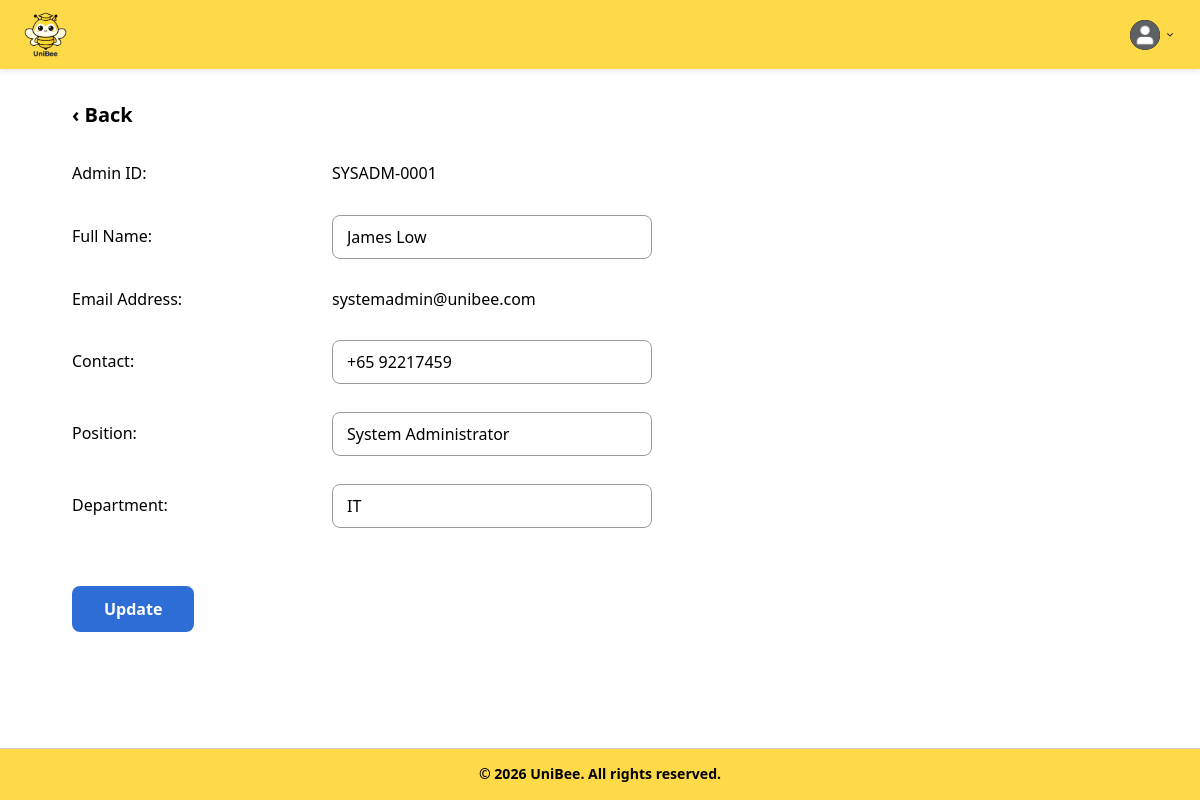
/boundary/updateSystemAdminProfilePage.php (signed in), run on the app's committed database.
### tables this page shows
CREATE TABLE SystemAdminProfiles (
    id INT PRIMARY KEY AUTO_INCREMENT,
    systemAdminId INT UNIQUE NOT NULL,
    contactNumber VARCHAR(50),
    address TEXT,
    position VARCHAR(100),
    department VARCHAR(100),
    status VARCHAR(50) DEFAULT 'active',
    suspensionReason TEXT,
    suspendedBy INT NULL,
    suspendedAt DATETIME NULL,
    createdAt DATETIME DEFAULT CURRENT_TIMESTAMP,
    updatedAt DATETIME DEFAULT CURRENT_TIMESTAMP ON UPDATE CURRENT_TIMESTAMP,
    FOREIGN KEY (systemAdminId) REFERENCES SystemAdmins(id) ON DELETE CASCADE,
    FOREIGN KEY (suspendedBy) REFERENCES SystemAdmins(id)
);

CREATE TABLE SystemAdmins (
    id INT PRIMARY KEY AUTO_INCREMENT,
    email VARCHAR(255) UNIQUE NOT NULL,
    passwordHash VARCHAR(255) NOT NULL,
    fullName VARCHAR(255) NOT NULL,
    status VARCHAR(50) DEFAULT 'active',
    suspensionReason TEXT,
    suspendedBy INT NULL,
    suspendedAt DATETIME NULL,
    createdAt DATETIME DEFAULT CURRENT_TIMESTAMP,
    updatedAt DATETIME DEFAULT CURRENT_TIMESTAMP ON UPDATE CURRENT_TIMESTAMP,
    lastLogin DATETIME,
    FOREIGN KEY (suspendedBy) REFERENCES SystemAdmins(id)
);

### entity/systemAdmins.php (called while the page is built, shortened)
<?php
require_once __DIR__ . "/../database/database.php";
class SystemAdmins
{
    private static function connect()
    {
        $database = new Database();
        return $database->connect();
    }
    public static function getProfile($systemAdminId)
    {
        $sql = "SELECT
                    sa.id,
                    sa.email,
                    sa.fullName,
                    sap.department,
                    sap.position,
                    sap.contactNumber
                FROM SystemAdmins sa
                LEFT JOIN SystemAdminProfiles sap ON sap.systemAdminId = sa.id
                WHERE sa.id = ?";
        $stmt = self::connect()->prepare($sql);
        $stmt->execute([$systemAdminId]);
        $profile = $stmt->fetch(PDO::FETCH_ASSOC);
        return $profile ?: null;
    }
}

### database/database.php (called while the page is built, shortened)
<?php
class Database
{
    private $host = 'localhost:3307';
    private $dbname = 'unibee';
    private $username = 'root';
    private $password = '';
    public function connect()
    {
        try {
            $this->pdo = new PDO(
                "mysql:host={$this->host};dbname={$this->dbname}",
                $this->username,
                $this->password
            );
            $this->pdo->setAttribute(PDO::ATTR_ERRMODE, PDO::ERRMODE_EXCEPTION);
            return $this->pdo;
        } catch (PDOException $e) {
            die("Database connection failed: " . $e->getMessage());
        }
    }
}

### controller/systemAdminManageProfileController.php (called while the page is built, shortened)
<?php
require_once "../entity/systemAdmins.php";
class SystemAdminManageProfileController
{
    public function getProfile($systemAdminId)
    {
        return SystemAdmins::getProfile($systemAdminId);
    }
}

### boundary/updateSystemAdminProfilePage.php (the view, shortened to what this page needs)
<?php
require_once "../controller/systemAdminManageProfileController.php";
$controller = new SystemAdminManageProfileController();
$admin = $controller->getProfile($_SESSION['user_id']);
?>
<!DOCTYPE html>
<html lang="en">
<head>
    <link rel="stylesheet" href="../style.css">
</head>
<body class="system-admin-dashboard">
    <header class="header">
        <div class="logo-container">
            <img src="../images/uniBeeLogo.png" alt="UniBee Logo">
        </div>
        <div class="dashboard-header-right">
            <div class="profile-dropdown">
                <div class="profile-container" onclick="toggleDropdown()">
                    <img src="../images/profilePic.png" alt="Profile" class="profile-icon">
                    <img src="../images/dropdown.png" alt="Menu" class="dropdown-arrow">
                </div>
            </div>
        </div>
    </header>
    <main class="admin-edit-page">
        <a href="systemAdminProfilePage.php" class="admin-edit-back">&lsaquo; Back</a>
        <form id="updateProfileForm" action="../controller/systemAdminManageProfileController.php" method="POST" class="admin-edit-form">
            <div class="admin-edit-row">
                <label>Admin ID:</label>
                <span>SYSADM-<?php echo str_pad($admin['id'], 4, '0', STR_PAD_LEFT); ?></span>
            </div>
            <div class="admin-edit-row">
                <label for="fullName">Full Name:</label>
                <input type="text" id="fullName" name="fullName"
                       value="<?php echo htmlspecialchars($admin['fullName']); ?>" required>
            </div>
            <div class="admin-edit-row">
                <label>Email Address:</label>
                <span><?php echo htmlspecialchars($admin['email']); ?></span>
            </div>
            <div class="admin-edit-row">
                <label for="contactNumber">Contact:</label>
                <input type="text" id="contactNumber" name="contactNumber"
                       value="<?php echo htmlspecialchars($admin['contactNumber'] ?? ''); ?>">
            </div>
            <div class="admin-edit-row">
                <label for="position">Position:</label>
                <input type="text" id="position" name="position"
                       value="<?php echo htmlspecialchars($admin['position'] ?? ''); ?>">
            </div>
            <div class="admin-edit-row">
                <label for="department">Department:</label>
                <input type="text" id="department" name="department"
                       value="<?php echo htmlspecialchars($admin['department'] ?? ''); ?>">
            </div>
            <button type="button" class="admin-edit-submit" onclick="openUpdateConfirm()">Update</button>
        </form>
    </main>
    <footer>
        <div class="footer-bottom-bar">
            &copy; 2026 UniBee. All rights reserved.
        </div>
    </footer>
</body>
</html>

### data on the page
systemadminprofiles: systemAdminId "0001", fullName "James Low", systemAdminId.email "systemadmin@unibee.com", contactNumber "+65 92217459", position "System Administrator", department "IT"
